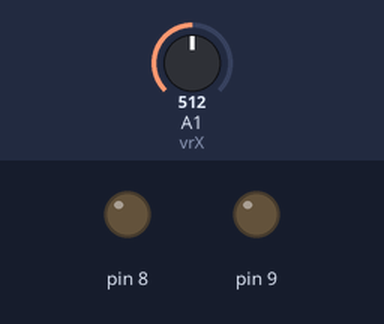
This sketch was run on a simulated Arduino Uno, built with avr-gcc and run on an emulated ATmega328P. Parts: output pins drawn as LEDs (lit = HIGH). The test bench sets the inputs (shaded band); at power-on: A1 (vrX) = 512. What the sketch prints to the serial monitor is not drawn.

Above: at 1.2 s.
1.3 s: A1 (vrX) set to 229
2.8 s: A1 (vrX) set to 202
At 3.1 s:
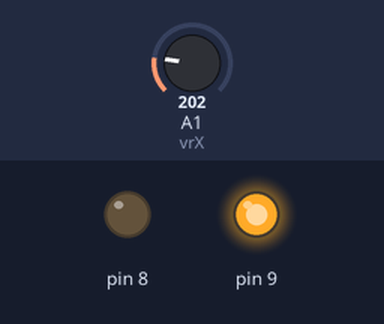
Timing chart, 0 to 5.8 s (numbered marks = the images above; inputs shaded):
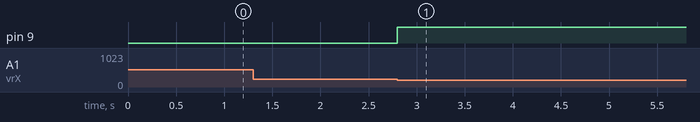

Measured:
- the behaviour switches between 212 and 211 on A1 (vrX) (found by bisection; images 0 and 1)
- after the input at 1.3 s, every drawn part: stays the same
- after the input at 2.8 s, pin 9: LOW → HIGH at once

The sketch:

Horizontal_Motor_Control.ino
```cpp
int xStartState;
int vrX = A1;

void setup()
{
  pinMode(A1,INPUT);
  pinMode(8,OUTPUT);
  pinMode(9,OUTPUT);

  xStartState = analogRead(vrX);
  Serial.begin(9600);
  Serial.print(xStartState);
}

void loop(){
 int xPosition = analogRead(A1);
 if (abs(xStartState-xPosition) > 300){
  if (xPosition < xStartState){
    digitalWrite(9,HIGH);
  }
  else{
    digitalWrite(9,LOW);
  }
  digitalWrite(8,HIGH);
  digitalWrite(8,LOW);
 }
  delayMicroseconds(800);
}
```
